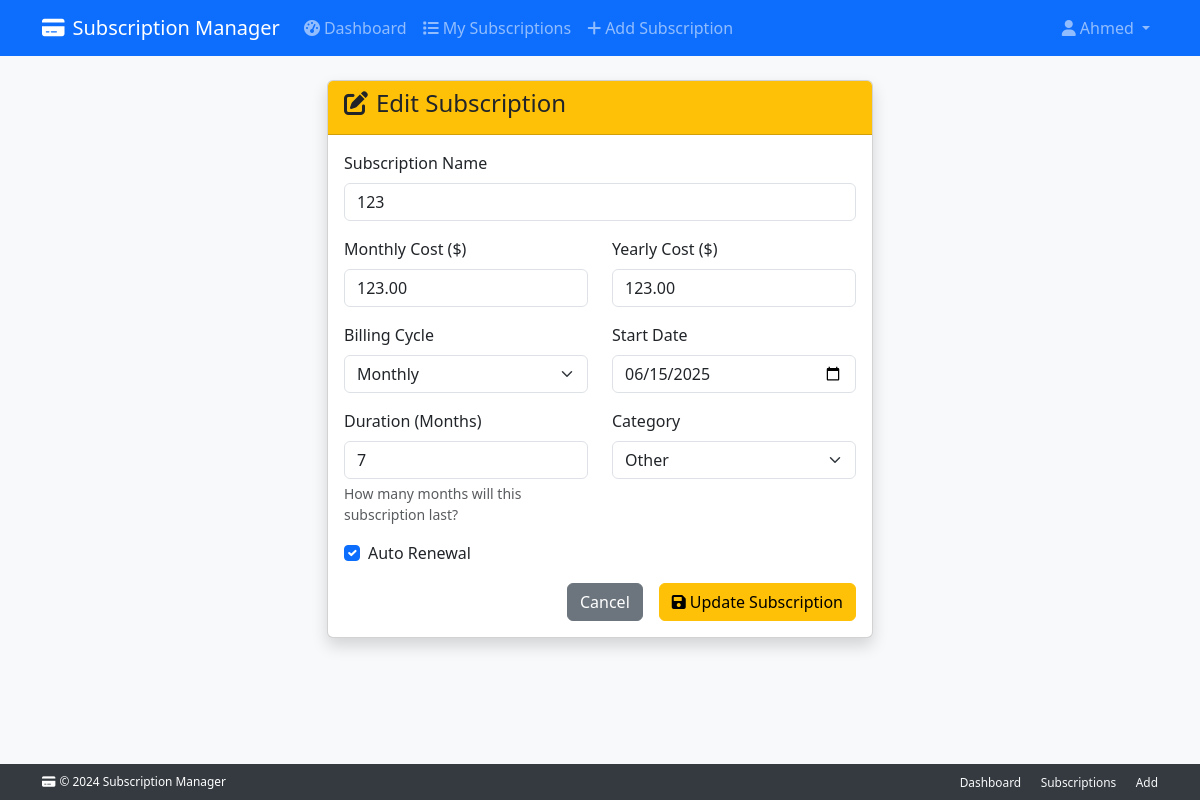
Before: /subscriptions/4/edit/ (signed in) with the older database file.
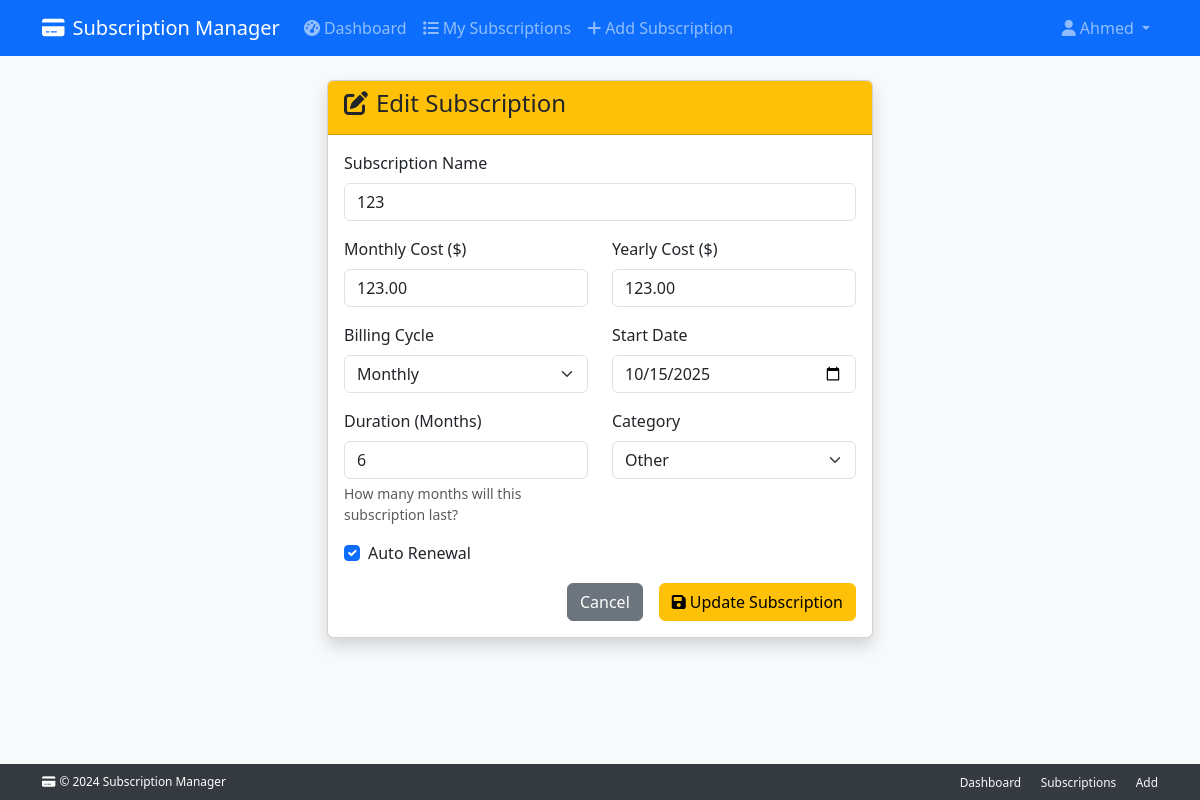
After: the same page with the newer database file.
### subscriptions/models.py (models this page shows, shortened)
class Subscription(models.Model):
    user = models.ForeignKey(settings.AUTH_USER_MODEL, on_delete=models.CASCADE, related_name="subscriptions")
    name = models.CharField(max_length=200)
    monthly_cost = models.DecimalField(max_digits=10, decimal_places=2, null=True, blank=True)
    yearly_cost = models.DecimalField(max_digits=10, decimal_places=2, null=True, blank=True)
    billing_cycle = models.CharField(max_length=10, choices=BILLING_CYCLE_CHOICES)
    start_date = models.DateField()
    renewal_date = models.DateField(null=True, blank=True)
    duration_months = models.PositiveIntegerField(null=True, blank=True, help_text="Duration in months (for monthly billing)")
    duration_years = models.PositiveIntegerField(null=True, blank=True, help_text="Duration in years (for yearly billing)")
    is_active = models.BooleanField(default=True)
    auto_renewal = models.BooleanField(default=True)  # Default enabled
    category = models.ForeignKey(Category, on_delete=models.PROTECT)
    created_at = models.DateTimeField(auto_now_add=True)
    updated_at = models.DateTimeField(auto_now=True)

### subscriptions/views.py (the view)
# urls.py: path('<int:pk>/edit/', views.edit_subscription, name='edit_subscription'),
@login_required
def edit_subscription(request, pk):
    subscription = get_object_or_404(Subscription, pk=pk, user=request.user)
    if request.method == 'POST':
        form = SubscriptionForm(request.POST, instance=subscription)
        if form.is_valid():
            form.save()
            messages.success(request, 'Subscription updated successfully!')
            return redirect('subscription_detail', pk=pk)
    else:
        form = SubscriptionForm(instance=subscription)
    return render(request, 'subscriptions/edit_subscription.html', {
        'form': form, 'subscription': subscription
    })

### subscriptions/models.py (called while the page is built)
    def __str__(self):
        return self.name

### subscriptions/templates/subscriptions/edit_subscription.html (shortened to what this page needs)
{% extends 'base.html' %}  {% block content %}
<div class="row justify-content-center">
  <div class="col-md-8 col-lg-6">
    <div class="card shadow">
      <div class="card-header bg-warning text-dark">
        <h4><i class="fas fa-edit me-2"></i>Edit Subscription</h4>
      </div>
      <div class="card-body">
        <form method="post">
          <div class="row">
            <div class="col-md-12 mb-3">
              <label for="{{ form.name.id_for_label }}" class="form-label"
                >{{ form.name.label }}</label
              >
              {{ form.name }}
            </div>
          </div>
          <div class="row">
            <div class="col-md-6 mb-3">
              <label
                for="{{ form.monthly_cost.id_for_label }}"
                class="form-label"
                >{{ form.monthly_cost.label }}</label
              >
              {{ form.monthly_cost }}
            </div>
            <div class="col-md-6 mb-3">
              <label
                for="{{ form.yearly_cost.id_for_label }}"
                class="form-label"
                >{{ form.yearly_cost.label }}</label
              >
              {{ form.yearly_cost }}
            </div>
          </div>
          <div class="row">
            <div class="col-md-6 mb-3">
              <label
                for="{{ form.billing_cycle.id_for_label }}"
                class="form-label"
                >{{ form.billing_cycle.label }}</label
              >
              {{ form.billing_cycle }}
            </div>
            <div class="col-md-6 mb-3">
              <label for="{{ form.start_date.id_for_label }}" class="form-label"
                >{{ form.start_date.label }}</label
              >
              {{ form.start_date }}
            </div>
          </div>
          <div class="row">
            <div
              class="col-md-6 mb-3"
              id="duration-months-field"
              style="display: none"
            >
              <label
                for="{{ form.duration_months.id_for_label }}"
                class="form-label"
                >{{ form.duration_months.label }}</label
              >
              {{ form.duration_months }}
              <div class="form-text">
                How many months will this subscription last?
              </div>
            </div>
            <div class="col-md-6 mb-3">
              <label for="{{ form.category.id_for_label }}" class="form-label"
                >{{ form.category.label }}</label
              >
              {{ form.category }}
            </div>
          </div>
          <div class="row">
            <div class="col-md-12 mb-3">
              <div class="form-check">
                {{ form.auto_renewal }}
                <label
                  class="form-check-label"
                  for="{{ form.auto_renewal.id_for_label }}"
                >
                  {{ form.auto_renewal.label }}
                </label>
              </div>
            </div>
          </div>
          <div class="d-grid gap-2 d-md-flex justify-content-md-end">
            <a
              href="{% url 'subscription_detail' subscription.pk %}"
              class="btn btn-secondary me-md-2"
              >Cancel</a
            >
            <button type="submit" class="btn btn-warning">
              <i class="fas fa-save me-1"></i>Update Subscription
            </button>
          </div>
        </form>
      </div>
    </div>
  </div>
</div>
{% endblock %}

Changed rows visible on the page:
changed Subscription "Monthly": start_date "06/15/2025" → "10/15/2025"; duration_months "7" → "6"
